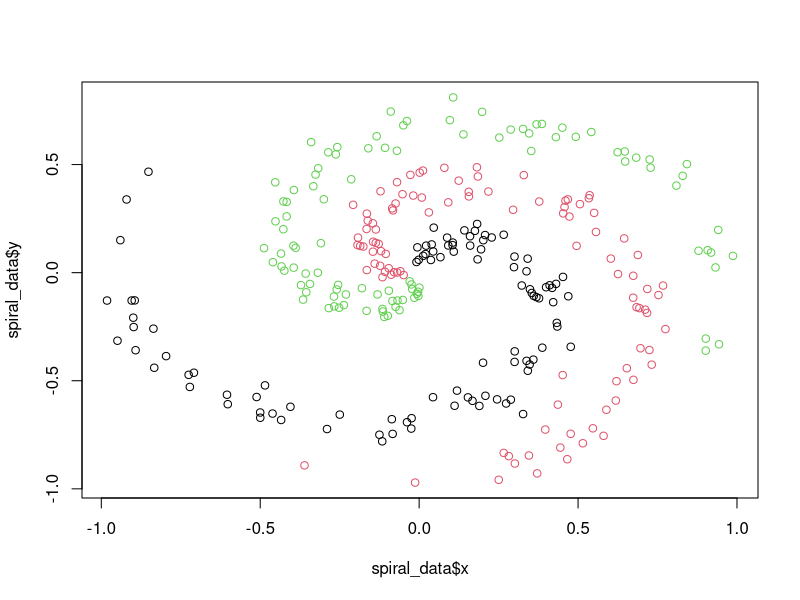

Here is the R script that generated this plot:
## ---- chunk 1
knitr::opts_chunk$set(echo = TRUE,
                      cache = TRUE)
## ---- chunk 2
## A function to simulate spiral data
sim_data_fn = function(
  N = 100, # number of points per class
  D = 2, # dimensionality (number of features)
  K = 3, # number of classes
  random_order = FALSE
){
set.seed(123)
   X = data.frame() # data matrix (each row = single sample)
   y = data.frame() # class labels

for (j in (1:K)){
  r = seq(0.05,1,length.out = N) # radius
  t = seq((j-1)*4.7,j*4.7, length.out = N) + rnorm(N, sd = 0.3) # theta
  Xtemp = data.frame(x =r*sin(t) , y = r*cos(t)) 
  ytemp = data.frame(matrix(j, N, 1))
  X = rbind(X, Xtemp)
  y = rbind(y, ytemp)
  }
spiral_data = cbind(X,y)
colnames(spiral_data) = c(colnames(X), 'label')

# Want randomly ordered labels?
if (random_order==TRUE) {spiral_data$label = sample(1:3, size = N*K, 
                                                    replace = TRUE)}
return(spiral_data)
}
## ---- chunk 3
spiral_data = sim_data_fn(N=100) #100 obs per class, total of 300 samples
plot(spiral_data$x, spiral_data$y, col = spiral_data$label)
## ---- chunk 4
# Initialize Parameters for a Layer----
init_params = function(n_inputs = "# of features", n_neurons){
        
    weights = matrix(data = (0.1 * rnorm(n = n_inputs*n_neurons)),
                             nrow = n_inputs, ncol = n_neurons)
           #Number of weights = the number of inputs*number of neurons,
           #since every connection between the previous neurons (from input) and
           #the current neurons have an associated weight
    biases = matrix(data = 0, nrow = 1, ncol = n_neurons)
           #Number of biases = the number of neurons in a layer
    #saves:
    list("weights"=weights, "biases"=biases)
}


# Create a Dense Layer ----
layer_dense = list(
## FORWARD PASS 
 forward = function(    
            inputs, 
            n_neurons, 
            parameters) {#begin fn
   
  n_inputs = ncol(inputs)
      #determine number of inputs per sample from dims of the input matrix
      #should be equal to # of features (i.e, columns) in a sample (i.e, a row)
  
       #bias will have shape 1 by number of neurons. we initialize with zeros
 weights = parameters$weights
 biases = parameters$biases
 #Forward Pass 
 output = inputs%*%weights + biases[col(inputs%*%weights)]
 
 #SAVE:
 list("output" = output, #for forward pass
      "inputs" = inputs, "weights"= weights, "biases" = biases) #for backprop

 },
## BACKWARD PASS
 backward = function(inputs, weights, dvalues){
    #Gradients on parameters
    dweights = t(inputs)%*%dvalues
    dbiases = colSums(dvalues)
    #Gradient on values
    dinputs = dvalues%*%t(weights) 
    #save:
    list("dinputs"=dinputs,
         "dweights"=dweights,
         "dbiases"=dbiases)
 }
 
)
### Activation Functions ----
## ReLU
activation_ReLU = list(
  #FORWARD PASS
  forward = function(input_layer){
    
    output = matrix(sapply(X = input_layer, 
                    function(X){max(c(0, X))}
                    ), 
                  nrow = nrow(input_layer), ncol = ncol(input_layer))
    #ReLU function coerced into a matrix so the shape
    #is maintained (it will be equivalent to that of the input shape)
    
    #Function saves:
    list("output" = output, "inputs" = input_layer)
    #And prints
    #invisible(output)
  },
  #BACKWARD PASS
  backward = function(inputs, dvalues){
    dinputs = dvalues
    dinputs[inputs <= 0] = 0
    #save:
    list("dinputs"=dinputs)
  }
)

## SoftMax
activation_Softmax = list(
  #FORWARD PASS
  forward = function(inputs){
          #scale inputs
          max_value = apply(X = inputs, MARGIN = 2,  FUN = max)
          scaled_inputs = sapply(X = 1:ncol(inputs), 
                 FUN = function(X){
                    inputs[,X] - abs(max_value[X])})

          # exponetiate
          exp_values = exp(scaled_inputs)
          # normalize
          norm_base = matrix(rowSums(exp_values),
                             nrow = nrow(inputs), ncol = 1)
          probabilities = sapply(X = 1:nrow(inputs),
                          FUN = function(X){exp_values[X,]/norm_base[X,]}) 
          return(t(probabilities))
          #(transpose probabilities)
          },
  #BACKWARD PASS
  backward = function(softmax_output, dvalues){
    #*INCOMPLETE SECTION - don't use*
    #flatten output array
    flat_output = as.vector(softmax_output)
    
    #calculate jacobian matrix of output
    jacobian_matrix = diag(flat_output) - flat_output%*%t(flat_output)
    
    #calculate sample-wise gradient
    dinputs = jacobian_matrix%*%flat_dvalues
    
    
  }
)

### Loss ----
Categorical_CrossEntropy = list(
  #FORWARD PASS
  forward = function(y_pred = "softmax output", y_true = "targets"){
    
    #DETECT NUMBER OF SAMPLES
    samples = length(y_true)  

    #CLIP SAMPLES TO AVOID -Inf ERROR
    y_pred_clipped = ifelse(y_pred <= 1e-7, 1e-7, 
                        ifelse(y_pred >= (1-1e-7), (1-1e-7), y_pred))
    

    #DETERMINE IF Y_TRUE IS ONE-HOT-ENCODED AND SELECT CORRESPODNING CONFIDENCES
    confidences = ifelse(nrow(t(y_true)) == 1, 
      #if y_true is a single vector of labels (i.e, sparse), then confidences =
                    y_pred_clipped[cbind(1:samples, y_true)],
                      
                      ifelse(nrow(y_true) > 1,
                      #else, if y_true is one-hot encoded, then confidences =
                             rowSums(y_pred_clipped*y_true),
                             #else
                             "error indexing the predicted class confidences")
                  )
                    
    #CALC LOSS FOR EACH SAMPLE (ROW)
    neg_log_likelihoods = -log(confidences)
    return(neg_log_likelihoods)
    
  },
  #BACKWARD PASS
  backward = function(y_true, dvalues){
    #number of samples
    samples = length(dvalues)
    
    #number of labels
    labels = length(unique(dvalues[1,]))
    
    #if labels are sparse, turn them into one-hot encoded vector
    y_true = ifelse(#if
                    nrow(t(y_true)) ==1,
                    #one-hot-encode
                    y_true = do.call(rbind,
                                     lapply(X = y_true,
                                       function(X) as.integer(
                                          !is.na(match(unique(
                                          unlist(y_true)
                                                        ), X)
                                                ))
                                      )), 
                    #else
                    y_true)
    
    #calculate gradient
    dinputs = -y_true/dvalues
    #normalize gradient
    dinputs = dinputs/samples
    return(dinputs)
  }
)

#Softmax Activation X Cross-Entropy Loss Combination ----
# combine for faster backprop step (derivatives simplify nicely)
activation_loss_SoftmaxCrossEntropy = list(
  #FORWARD PASS
  forward = function(inputs, y_true){
    #output layer's activation function
    softmax_out = activation_Softmax$forward(inputs)
    #calculate loss
    loss = Categorical_CrossEntropy$forward(softmax_out, y_true)
    #function saves:
    list("softmax_output"=softmax_out, "loss"=loss) 
  },
  #BACKWARD PASS
  backward = function(dvalues, y_true){
    
    #Detect number of samples
    if (is.vector(dvalues)) {      #if one sample
      samples = 1
    } else if (is.array(dvalues)) {  #else if multiple samples
      samples = nrow(dvalues)
    } else print("error checking shape of inputs")
    
    #Reverse One-Hot Encoding
    #if labels are one-hot encoded, turn them discrete values
     ##helper function 
    anti_ohe = function(y_true){
               unique_classes = ncol(y_true)
               samples = nrow(y_true)
               y_true_vec = as.vector(y_true)
                    
               class_key = rep(1:unique_classes, each = samples)
               y_true = class_key[y_true_vec==1]
                    #selects the classes that correspond to 1s in y_true vector
                    return(y_true)
                    }
     ##check & modify
    y_true = if(is.array(y_true)){ #if one-hot encoded
                    #change to sparse
                    anti_ohe(y_true)
              } else y_true
    
    #Calculate gradient
     #Copy so we can modify
     dinputs = dvalues
     #Calculate gradient
     #index the prediction array with the sample number and its
     #true value index, subtracting 1 from these values. Requires discrete,
     #not one-hot encoded, true labels (explaining the need for the above step)
     dinputs[cbind(1:samples, y_true)] = dinputs[cbind(1:samples, y_true)] - 1
     #Normalize gradient
     dinputs = dinputs/samples
    #save desired outputs
    list("dinputs" = dinputs, "samples" = samples, "y_true" = y_true)
  }
)

# Optimizers----
## Basic Stochastic Gradient Descent (SGD)
optimizer_SGD = list(
  update_params = function(layer_forward, layer_backward, 
                           learning_rate = 1){ #default value
    #current params
    current_weights = layer_forward$weights
    current_biases = layer_forward$biases
    #gradients
    weight_gradients = layer_backward$dweights
    bias_gradients = layer_backward$dbiases
    #update
    weights = current_weights - learning_rate*weight_gradients
    biases = current_biases - learning_rate*bias_gradients
      #save:
      list("weights" = weights, "biases" = biases)
  }
)

## ---- chunk 5
set.seed(1) ##set seed for results replication
#Data: use x and y coordinates as features
spiral_X = spiral_data[,c("x","y")]
spiral_X = as.matrix(spiral_X) ##convert to matrix

#Initalize Weights & Biases Outside of Loop
l1_params = init_params(n_inputs = 2,      ## ncol(spiral_X) would also work
                         n_neurons = 64)   ## = to desired # neurons in layer 
l2_params = init_params(n_inputs = 64,     ## = to n_neurons in prior layer
                         n_neurons = 3)    ## = to desired # neurons in layer

# EPOCH LOOP
tot_epochs = 2500L

for (epoch in 1:tot_epochs) {
#Forward-pass
layer1 = layer_dense$forward(inputs = spiral_X, ##feed in data
                             n_neurons = 64,    ##specify desired neurons
                             parameters = l1_params) ##provide layer parameters
  layer1_relu = activation_ReLU$forward(input_layer = layer1$output)# #apply ReLU
      layer2 = layer_dense$forward(inputs = layer1_relu$output,##feed in ReLU output
                                   n_neurons = 3, ##3 neurons - 1 for each class
                                   parameters = l2_params) ##provide params
          output = 
          activation_loss_SoftmaxCrossEntropy$forward(inputs = layer2$output,
                                                  y_true = spiral_data$label)
          ##uses a combined softmax/crossentropy fn to apply a softmax activation function and calculate loss.
              #metrics:
              LOSS = output$loss ##extract calculate loss
              PRED = max.col(output$softmax_output, ties.method = "random")
                ##extract predictions based on category with highest predicted probability
              ACC = mean(PRED==spiral_data$label) ##calculate accuracy based on portion of correctly labeled samples

          #Backward-pass
          loss_softm_b = activation_loss_SoftmaxCrossEntropy$backward( ##backprop softmax fn
                                      dvalues = output$softmax_output, 
                                      y_true = spiral_data$label)
      l2_b = layer_dense$backward(inputs = layer2$inputs, ##backprop layer2, pass in softmax derivatives (chain rule)
                            weights = layer2$weights,
                            dvalues = loss_softm_b$dinputs)
  l1_relu_b = activation_ReLU$backward(inputs = layer1_relu$inputs, ##backprop layer1's ReLU, pass in layer2 derivatives
                                       dvalues = l2_b$dinputs)     
l1_b = layer_dense$backward(inputs = layer1$inputs, ##backprop layer1, pass in layer1 ReLU derivatives
                            weights = layer1$weights,
                            dvalues = l1_relu_b$dinputs)      

#Optimize parameters with learning rate of 0.5
l1_optim_params = optimizer_SGD$update_params(layer_forward = layer1,
                                       layer_backward = l1_b,
                                       learning_rate = 0.5)
                                       
l2_optim_params = optimizer_SGD$update_params(layer_forward = layer2,
                                       layer_backward = l2_b,
                                       learning_rate = 0.5)
#Update weights & biases with newly calculated params
l1_params = l1_optim_params
l2_params = l2_optim_params

  #loop repeats with new weights & biases...
#---
#Status Report:
  if (epoch == 1){print(c("epoch","loss","accuracy"))}
  if (epoch %in% seq(0,tot_epochs,by=100)){
        print(c( epoch, 
                 LOSS,
                 ACC) )}


#Save Final Metrics:
  if (epoch==tot_epochs){
             out = list("loss"=LOSS,
                         "accuracy"=ACC,
                         "predictions"=PRED)}
}#end loop

## ---- chunk 6
#Loss:
out$loss
#Accuracy:
out$accuracy
## ---- chunk 7

#Predictions
cbind(predicted_label = out$predictions, actual_label = spiral_data$label)

